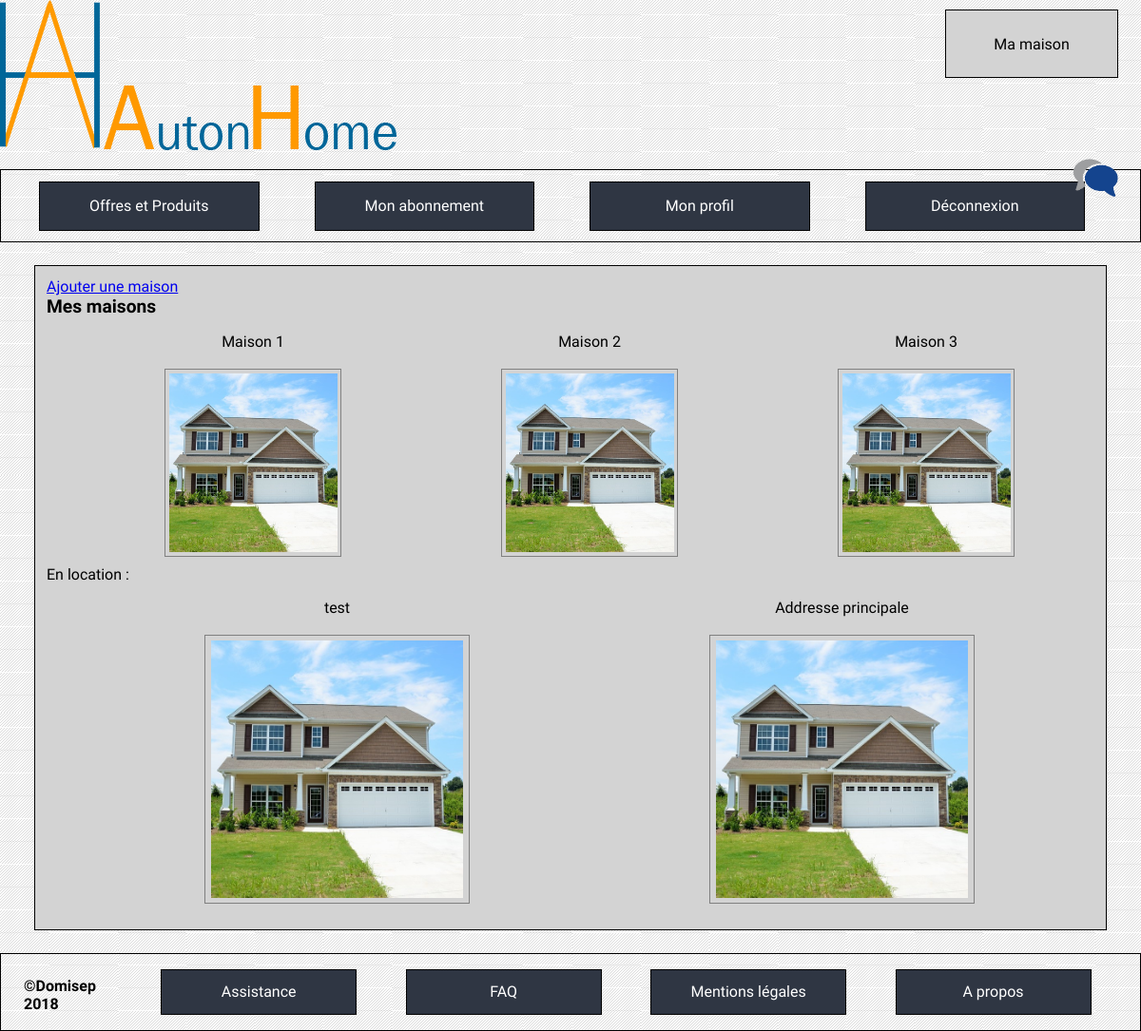
Screenshot of /index.php?cible=mamaison (signed in) with the database file from the repository.
### tables this page shows
CREATE TABLE `residence` (
  `ID` int(11) NOT NULL,
  `name` varchar(255) NOT NULL,
  `surface` int(10) NOT NULL,
  `nbPeople` int(10) NOT NULL,
  `secret` varchar(255) NOT NULL,
  `addressNumber` int(10) NOT NULL,
  `addressStreet` varchar(255) NOT NULL,
  `addressZipCode` int(255) NOT NULL,
  `addressCity` varchar(255) NOT NULL,
  `addressCountry` varchar(255) NOT NULL,
  `id_owner` int(255) NOT NULL,
  `id_tenant` int(255) DEFAULT NULL
);

### index.php (called while the page is built, shortened)
<?php
if(isset($_GET['cible']) && !empty($_GET['cible'])) {
    $url = $_GET['cible'];
} else {
    $url = 'accueil';
}
include('controleurs/' . $url . '.php');

### modele/house.php (called while the page is built, shortened)
<?php
function getAllUserHouses($bdd, $id){
    $ownStatement = $bdd->prepare('SELECT * FROM residence WHERE id_owner = :idOwn');
    $rentStatement = $bdd->prepare('SELECT * FROM residence WHERE id_tenant = :idRent');
    $ownStatement->bindParam(':idOwn', $id);
    $rentStatement->bindParam('idRent', $id);
    $ownStatement->execute();
    $rentStatement->execute();
    $owned = $ownStatement->fetchAll();
    $rented = $rentStatement->fetchAll();
    return (array($owned, $rented));
}

### vues/mamaison.php (the view, shortened to what this page needs)
<section>
    <div class="display-houses">
        <div class="addHouseLink"><a href="index.php?cible=ajouterunemaison">Ajouter une maison</a></div>
        <div class="mes-maisons">Mes maisons</div>
        <div class="owned-houses">
            <ul class="owned-houses-list">
                <?php foreach ($residences[0] as $residence) { ?>
                    <li>
                        <?php echo ( $residence["name"] );  ?>
                        <a class="house-info" href="index.php?cible=mamaison&id=<?php echo ( $residence["ID"] );  ?>">
                            <img class = "image" src="ressources\pictures\maison.jpg">
                        </a>
                    </li>
                <?php } ?>
            </ul>
        </div>
        <div class="rented-houses">
            <div> En location :</div>
            <ul class="rented-houses-list">
                <?php foreach ($residences[1] as $residence) { ?>
                    <li>
                        <?php echo ( $residence["name"] );  ?>
                        <a class="house-info" href="index.php?cible=mamaison&id=<?php echo ( $residence["ID"] );  ?>">
                            <img class = "image" src="ressources\pictures\maison.jpg">
                        </a>
                    </li>
                <?php } ?>
            </ul>
        </div>
    </div>
</section>
<?php
require ('vues/footer.php');
?>

### vues/CSS/all.css (style rules this page uses)
body { font-family: 'Muli', sans-serif; background: url("../../ressources/pictures/fondblanc.jpg") fixed ; margin: 0; }

### vues/CSS/mamaison.css (style rules this page uses)
.display-houses { background-color: lightgrey; margin-left: 3%; margin-right: 3%; padding : 1%; margin-bottom: 2%; margin-top: 2%; border : 1px solid black; }
.display-houses .mes-maisons { font-weight: bold; font-size: 120%; }
.display-houses .image { height: 90%; width: 50%; padding: 1%; border : 1px solid grey; }
.display-houses ul { display: flex; flex-direction: row; list-style-type: none; }
.display-houses li { display: flex; flex-direction: column; text-align: center; flex-wrap: wrap; }

### rows the page displays
residence: name "Maison 1"
residence: name "Maison 2"
residence: name "Maison 3"
residence: name "test"
residence: name "Addresse principale"
